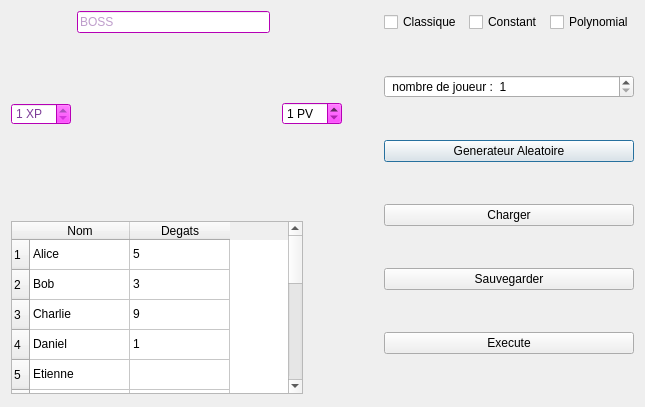
<?xml version="1.0" encoding="UTF-8"?>
<ui version="4.0">
 <class>QPlayerWindow</class>
 <widget class="QDialog" name="QPlayerWindow">
  <property name="geometry">
   <rect>
    <x>0</x>
    <y>0</y>
    <width>645</width>
    <height>407</height>
   </rect>
  </property>
  <property name="windowTitle">
   <string>Valeur de Shapley</string>
  </property>
  <layout class="QGridLayout" name="gridLayout">
   <item row="0" column="1">
    <widget class="QLineEdit" name="lineEdit_4">
     <property name="palette">
      <palette>
       <active>
        <colorrole role="WindowText">
         <brush brushstyle="SolidPattern">
          <color alpha="255">
           <red>125</red>
           <green>60</green>
           <blue>152</blue>
          </color>
         </brush>
        </colorrole>
        <colorrole role="Button">
         <brush brushstyle="SolidPattern">
          <color alpha="255">
           <red>255</red>
           <green>0</green>
           <blue>255</blue>
          </color>
         </brush>
        </colorrole>
        <colorrole role="Light">
         <brush brushstyle="SolidPattern">
          <color alpha="255">
           <red>255</red>
           <green>127</green>
           <blue>255</blue>
          </color>
         </brush>
        </colorrole>
        <colorrole role="Midlight">
         <brush brushstyle="SolidPattern">
          <color alpha="255">
           <red>255</red>
           <green>63</green>
           <blue>255</blue>
          </color>
         </brush>
        </colorrole>
        <colorrole role="Dark">
         <brush brushstyle="SolidPattern">
          <color alpha="255">
           <red>127</red>
           <green>0</green>
           <blue>127</blue>
          </color>
         </brush>
        </colorrole>
        <colorrole role="Mid">
         <brush brushstyle="SolidPattern">
          <color alpha="255">
           <red>170</red>
           <green>0</green>
           <blue>170</blue>
          </color>
         </brush>
        </colorrole>
        <colorrole role="Text">
         <brush brushstyle="SolidPattern">
          <color alpha="255">
           <red>125</red>
           <green>60</green>
           <blue>152</blue>
          </color>
         </brush>
        </colorrole>
        <colorrole role="BrightText">
         <brush brushstyle="SolidPattern">
          <color alpha="255">
           <red>255</red>
           <green>255</green>
           <blue>255</blue>
          </color>
         </brush>
        </colorrole>
        <colorrole role="ButtonText">
         <brush brushstyle="SolidPattern">
          <color alpha="255">
           <red>125</red>
           <green>60</green>
           <blue>152</blue>
          </color>
         </brush>
        </colorrole>
        <colorrole role="Base">
         <brush brushstyle="SolidPattern">
          <color alpha="255">
           <red>255</red>
           <green>255</green>
           <blue>255</blue>
          </color>
         </brush>
        </colorrole>
        <colorrole role="Window">
         <brush brushstyle="SolidPattern">
          <color alpha="255">
           <red>255</red>
           <green>0</green>
           <blue>255</blue>
          </color>
         </brush>
        </colorrole>
        <colorrole role="Shadow">
         <brush brushstyle="SolidPattern">
          <color alpha="255">
           <red>0</red>
           <green>0</green>
           <blue>0</blue>
          </color>
         </brush>
        </colorrole>
        <colorrole role="AlternateBase">
         <brush brushstyle="SolidPattern">
          <color alpha="255">
           <red>255</red>
           <green>127</green>
           <blue>255</blue>
          </color>
         </brush>
        </colorrole>
        <colorrole role="ToolTipBase">
         <brush brushstyle="SolidPattern">
          <color alpha="255">
           <red>255</red>
           <green>255</green>
           <blue>220</blue>
          </color>
         </brush>
        </colorrole>
        <colorrole role="ToolTipText">
         <brush brushstyle="SolidPattern">
          <color alpha="255">
           <red>0</red>
           <green>0</green>
           <blue>0</blue>
          </color>
         </brush>
        </colorrole>
        <colorrole role="PlaceholderText">
         <brush brushstyle="SolidPattern">
          <color alpha="128">
           <red>0</red>
           <green>0</green>
           <blue>0</blue>
          </color>
         </brush>
        </colorrole>
       </active>
       <inactive>
        <colorrole role="WindowText">
         <brush brushstyle="SolidPattern">
          <color alpha="255">
           <red>125</red>
           <green>60</green>
           <blue>152</blue>
          </color>
         </brush>
        </colorrole>
        <colorrole role="Button">
         <brush brushstyle="SolidPattern">
          <color alpha="255">
           <red>255</red>
           <green>0</green>
           <blue>255</blue>
          </color>
         </brush>
        </colorrole>
        <colorrole role="Light">
         <brush brushstyle="SolidPattern">
          <color alpha="255">
           <red>255</red>
           <green>127</green>
           <blue>255</blue>
          </color>
         </brush>
        </colorrole>
        <colorrole role="Midlight">
         <brush brushstyle="SolidPattern">
          <color alpha="255">
           <red>255</red>
           <green>63</green>
           <blue>255</blue>
          </color>
         </brush>
        </colorrole>
        <colorrole role="Dark">
         <brush brushstyle="SolidPattern">
          <color alpha="255">
           <red>127</red>
           <green>0</green>
           <blue>127</blue>
          </color>
         </brush>
        </colorrole>
        <colorrole role="Mid">
         <brush brushstyle="SolidPattern">
          <color alpha="255">
           <red>170</red>
           <green>0</green>
           <blue>170</blue>
          </color>
         </brush>
        </colorrole>
        <colorrole role="Text">
         <brush brushstyle="SolidPattern">
          <color alpha="255">
           <red>125</red>
           <green>60</green>
           <blue>152</blue>
          </color>
         </brush>
        </colorrole>
        <colorrole role="BrightText">
         <brush brushstyle="SolidPattern">
          <color alpha="255">
           <red>255</red>
           <green>255</green>
           <blue>255</blue>
          </color>
         </brush>
        </colorrole>
        <colorrole role="ButtonText">
         <brush brushstyle="SolidPattern">
          <color alpha="255">
           <red>125</red>
           <green>60</green>
           <blue>152</blue>
          </color>
         </brush>
        </colorrole>
        <colorrole role="Base">
         <brush brushstyle="SolidPattern">
          <color alpha="255">
           <red>255</red>
           <green>255</green>
           <blue>255</blue>
          </color>
         </brush>
        </colorrole>
        <colorrole role="Window">
         <brush brushstyle="SolidPattern">
          <color alpha="255">
           <red>255</red>
           <green>0</green>
           <blue>255</blue>
          </color>
         </brush>
        </colorrole>
        <colorrole role="Shadow">
         <brush brushstyle="SolidPattern">
          <color alpha="255">
           <red>0</red>
           <green>0</green>
           <blue>0</blue>
          </color>
         </brush>
        </colorrole>
        <colorrole role="AlternateBase">
         <brush brushstyle="SolidPattern">
          <color alpha="255">
           <red>255</red>
           <green>127</green>
           <blue>255</blue>
          </color>
         </brush>
        </colorrole>
        <colorrole role="ToolTipBase">
         <brush brushstyle="SolidPattern">
          <color alpha="255">
           <red>255</red>
           <green>255</green>
           <blue>220</blue>
          </color>
         </brush>
        </colorrole>
        <colorrole role="ToolTipText">
         <brush brushstyle="SolidPattern">
          <color alpha="255">
           <red>0</red>
           <green>0</green>
           <blue>0</blue>
          </color>
         </brush>
        </colorrole>
        <colorrole role="PlaceholderText">
         <brush brushstyle="SolidPattern">
          <color alpha="128">
           <red>0</red>
           <green>0</green>
           <blue>0</blue>
          </color>
         </brush>
        </colorrole>
       </inactive>
       <disabled>
        <colorrole role="WindowText">
         <brush brushstyle="SolidPattern">
          <color alpha="255">
           <red>125</red>
           <green>60</green>
           <blue>152</blue>
          </color>
         </brush>
        </colorrole>
        <colorrole role="Button">
         <brush brushstyle="SolidPattern">
          <color alpha="255">
           <red>255</red>
           <green>0</green>
           <blue>255</blue>
          </color>
         </brush>
        </colorrole>
        <colorrole role="Light">
         <brush brushstyle="SolidPattern">
          <color alpha="255">
           <red>255</red>
           <green>127</green>
           <blue>255</blue>
          </color>
         </brush>
        </colorrole>
        <colorrole role="Midlight">
         <brush brushstyle="SolidPattern">
          <color alpha="255">
           <red>255</red>
           <green>63</green>
           <blue>255</blue>
          </color>
         </brush>
        </colorrole>
        <colorrole role="Dark">
         <brush brushstyle="SolidPattern">
          <color alpha="255">
           <red>127</red>
           <green>0</green>
           <blue>127</blue>
          </color>
         </brush>
        </colorrole>
        <colorrole role="Mid">
         <brush brushstyle="SolidPattern">
          <color alpha="255">
           <red>170</red>
           <green>0</green>
           <blue>170</blue>
          </color>
         </brush>
        </colorrole>
        <colorrole role="Text">
         <brush brushstyle="SolidPattern">
          <color alpha="255">
           <red>125</red>
           <green>60</green>
           <blue>152</blue>
          </color>
         </brush>
        </colorrole>
        <colorrole role="BrightText">
         <brush brushstyle="SolidPattern">
          <color alpha="255">
           <red>255</red>
           <green>255</green>
           <blue>255</blue>
          </color>
         </brush>
        </colorrole>
        <colorrole role="ButtonText">
         <brush brushstyle="SolidPattern">
          <color alpha="255">
           <red>125</red>
           <green>60</green>
           <blue>152</blue>
          </color>
         </brush>
        </colorrole>
        <colorrole role="Base">
         <brush brushstyle="SolidPattern">
          <color alpha="255">
           <red>255</red>
           <green>0</green>
           <blue>255</blue>
          </color>
         </brush>
        </colorrole>
        <colorrole role="Window">
         <brush brushstyle="SolidPattern">
          <color alpha="255">
           <red>255</red>
           <green>0</green>
           <blue>255</blue>
          </color>
         </brush>
        </colorrole>
        <colorrole role="Shadow">
         <brush brushstyle="SolidPattern">
          <color alpha="255">
           <red>0</red>
           <green>0</green>
           <blue>0</blue>
          </color>
         </brush>
        </colorrole>
        <colorrole role="AlternateBase">
         <brush brushstyle="SolidPattern">
          <color alpha="255">
           <red>255</red>
           <green>0</green>
           <blue>255</blue>
          </color>
         </brush>
        </colorrole>
        <colorrole role="ToolTipBase">
         <brush brushstyle="SolidPattern">
          <color alpha="255">
           <red>255</red>
           <green>255</green>
           <blue>220</blue>
          </color>
         </brush>
        </colorrole>
        <colorrole role="ToolTipText">
         <brush brushstyle="SolidPattern">
          <color alpha="255">
           <red>0</red>
           <green>0</green>
           <blue>0</blue>
          </color>
         </brush>
        </colorrole>
        <colorrole role="PlaceholderText">
         <brush brushstyle="SolidPattern">
          <color alpha="128">
           <red>0</red>
           <green>0</green>
           <blue>0</blue>
          </color>
         </brush>
        </colorrole>
       </disabled>
      </palette>
     </property>
     <property name="styleSheet">
      <string notr="true">color: rgb(125, 60, 152);
border-top-color: rgb(125, 60, 152);
border-color: rgb(125, 60, 152);
border-right-color: rgb(125, 60, 152);
border-bottom-color: rgb(125, 60, 152);
border-left-color: rgb(125, 60, 152);</string>
     </property>
     <property name="text">
      <string/>
     </property>
     <property name="placeholderText">
      <string>BOSS</string>
     </property>
    </widget>
   </item>
   <item row="1" column="0">
    <widget class="QSpinBox" name="spinBox_5">
     <property name="palette">
      <palette>
       <active>
        <colorrole role="WindowText">
         <brush brushstyle="SolidPattern">
          <color alpha="255">
           <red>125</red>
           <green>60</green>
           <blue>152</blue>
          </color>
         </brush>
        </colorrole>
        <colorrole role="Button">
         <brush brushstyle="SolidPattern">
          <color alpha="255">
           <red>255</red>
           <green>0</green>
           <blue>255</blue>
          </color>
         </brush>
        </colorrole>
        <colorrole role="Light">
         <brush brushstyle="SolidPattern">
          <color alpha="255">
           <red>255</red>
           <green>127</green>
           <blue>255</blue>
          </color>
         </brush>
        </colorrole>
        <colorrole role="Midlight">
         <brush brushstyle="SolidPattern">
          <color alpha="255">
           <red>255</red>
           <green>63</green>
           <blue>255</blue>
          </color>
         </brush>
        </colorrole>
        <colorrole role="Dark">
         <brush brushstyle="SolidPattern">
          <color alpha="255">
           <red>127</red>
           <green>0</green>
           <blue>127</blue>
          </color>
         </brush>
        </colorrole>
        <colorrole role="Mid">
         <brush brushstyle="SolidPattern">
          <color alpha="255">
           <red>170</red>
           <green>0</green>
           <blue>170</blue>
          </color>
         </brush>
        </colorrole>
        <colorrole role="Text">
         <brush brushstyle="SolidPattern">
          <color alpha="255">
           <red>125</red>
           <green>60</green>
           <blue>152</blue>
          </color>
         </brush>
        </colorrole>
        <colorrole role="BrightText">
         <brush brushstyle="SolidPattern">
          <color alpha="255">
           <red>255</red>
           <green>255</green>
           <blue>255</blue>
          </color>
         </brush>
        </colorrole>
        <colorrole role="ButtonText">
         <brush brushstyle="SolidPattern">
          <color alpha="255">
           <red>125</red>
           <green>60</green>
           <blue>152</blue>
          </color>
         </brush>
        </colorrole>
        <colorrole role="Base">
         <brush brushstyle="SolidPattern">
          <color alpha="255">
           <red>255</red>
           <green>255</green>
           <blue>255</blue>
          </color>
         </brush>
        </colorrole>
        <colorrole role="Window">
         <brush brushstyle="SolidPattern">
          <color alpha="255">
           <red>255</red>
           <green>0</green>
           <blue>255</blue>
          </color>
         </brush>
        </colorrole>
        <colorrole role="Shadow">
         <brush brushstyle="SolidPattern">
          <color alpha="255">
           <red>0</red>
           <green>0</green>
           <blue>0</blue>
          </color>
         </brush>
        </colorrole>
        <colorrole role="AlternateBase">
         <brush brushstyle="SolidPattern">
          <color alpha="255">
           <red>255</red>
           <green>127</green>
           <blue>255</blue>
          </color>
         </brush>
        </colorrole>
        <colorrole role="ToolTipBase">
         <brush brushstyle="SolidPattern">
          <color alpha="255">
           <red>255</red>
           <green>255</green>
           <blue>220</blue>
          </color>
         </brush>
        </colorrole>
        <colorrole role="ToolTipText">
         <brush brushstyle="SolidPattern">
          <color alpha="255">
           <red>0</red>
           <green>0</green>
           <blue>0</blue>
          </color>
         </brush>
        </colorrole>
        <colorrole role="PlaceholderText">
         <brush brushstyle="SolidPattern">
          <color alpha="128">
           <red>0</red>
           <green>0</green>
           <blue>0</blue>
          </color>
         </brush>
        </colorrole>
       </active>
       <inactive>
        <colorrole role="WindowText">
         <brush brushstyle="SolidPattern">
          <color alpha="255">
           <red>125</red>
           <green>60</green>
           <blue>152</blue>
          </color>
         </brush>
        </colorrole>
        <colorrole role="Button">
         <brush brushstyle="SolidPattern">
          <color alpha="255">
           <red>255</red>
           <green>0</green>
           <blue>255</blue>
          </color>
         </brush>
        </colorrole>
        <colorrole role="Light">
         <brush brushstyle="SolidPattern">
          <color alpha="255">
           <red>255</red>
           <green>127</green>
           <blue>255</blue>
          </color>
         </brush>
        </colorrole>
        <colorrole role="Midlight">
         <brush brushstyle="SolidPattern">
          <color alpha="255">
           <red>255</red>
           <green>63</green>
           <blue>255</blue>
          </color>
         </brush>
        </colorrole>
        <colorrole role="Dark">
         <brush brushstyle="SolidPattern">
          <color alpha="255">
           <red>127</red>
           <green>0</green>
           <blue>127</blue>
          </color>
         </brush>
        </colorrole>
        <colorrole role="Mid">
         <brush brushstyle="SolidPattern">
          <color alpha="255">
           <red>170</red>
           <green>0</green>
           <blue>170</blue>
          </color>
         </brush>
        </colorrole>
        <colorrole role="Text">
         <brush brushstyle="SolidPattern">
          <color alpha="255">
           <red>125</red>
           <green>60</green>
           <blue>152</blue>
          </color>
         </brush>
        </colorrole>
        <colorrole role="BrightText">
         <brush brushstyle="SolidPattern">
          <color alpha="255">
           <red>255</red>
           <green>255</green>
           <blue>255</blue>
          </color>
         </brush>
        </colorrole>
        <colorrole role="ButtonText">
         <brush brushstyle="SolidPattern">
          <color alpha="255">
           <red>125</red>
           <green>60</green>
           <blue>152</blue>
          </color>
         </brush>
        </colorrole>
        <colorrole role="Base">
         <brush brushstyle="SolidPattern">
          <color alpha="255">
           <red>255</red>
           <green>255</green>
           <blue>255</blue>
          </color>
         </brush>
        </colorrole>
        <colorrole role="Window">
         <brush brushstyle="SolidPattern">
          <color alpha="255">
           <red>255</red>
           <green>0</green>
           <blue>255</blue>
          </color>
         </brush>
        </colorrole>
        <colorrole role="Shadow">
         <brush brushstyle="SolidPattern">
          <color alpha="255">
           <red>0</red>
           <green>0</green>
           <blue>0</blue>
          </color>
         </brush>
        </colorrole>
        <colorrole role="AlternateBase">
         <brush brushstyle="SolidPattern">
          <color alpha="255">
           <red>255</red>
           <green>127</green>
           <blue>255</blue>
          </color>
         </brush>
        </colorrole>
        <colorrole role="ToolTipBase">
         <brush brushstyle="SolidPattern">
          <color alpha="255">
           <red>255</red>
           <green>255</green>
           <blue>220</blue>
          </color>
         </brush>
        </colorrole>
        <colorrole role="ToolTipText">
         <brush brushstyle="SolidPattern">
          <color alpha="255">
           <red>0</red>
           <green>0</green>
           <blue>0</blue>
          </color>
         </brush>
        </colorrole>
        <colorrole role="PlaceholderText">
         <brush brushstyle="SolidPattern">
          <color alpha="128">
           <red>0</red>
           <green>0</green>
           <blue>0</blue>
          </color>
         </brush>
        </colorrole>
       </inactive>
       <disabled>
        <colorrole role="WindowText">
         <brush brushstyle="SolidPattern">
          <color alpha="255">
           <red>125</red>
           <green>60</green>
           <blue>152</blue>
          </color>
         </brush>
        </colorrole>
        <colorrole role="Button">
         <brush brushstyle="SolidPattern">
          <color alpha="255">
           <red>255</red>
           <green>0</green>
           <blue>255</blue>
          </color>
         </brush>
        </colorrole>
        <colorrole role="Light">
         <brush brushstyle="SolidPattern">
          <color alpha="255">
           <red>255</red>
           <green>127</green>
           <blue>255</blue>
          </color>
         </brush>
        </colorrole>
        <colorrole role="Midlight">
         <brush brushstyle="SolidPattern">
          <color alpha="255">
           <red>255</red>
           <green>63</green>
           <blue>255</blue>
          </color>
         </brush>
        </colorrole>
        <colorrole role="Dark">
         <brush brushstyle="SolidPattern">
          <color alpha="255">
           <red>127</red>
           <green>0</green>
           <blue>127</blue>
          </color>
         </brush>
        </colorrole>
        <colorrole role="Mid">
         <brush brushstyle="SolidPattern">
          <color alpha="255">
           <red>170</red>
           <green>0</green>
           <blue>170</blue>
          </color>
         </brush>
        </colorrole>
        <colorrole role="Text">
         <brush brushstyle="SolidPattern">
          <color alpha="255">
           <red>125</red>
           <green>60</green>
           <blue>152</blue>
          </color>
         </brush>
        </colorrole>
        <colorrole role="BrightText">
         <brush brushstyle="SolidPattern">
          <color alpha="255">
           <red>255</red>
           <green>255</green>
           <blue>255</blue>
          </color>
         </brush>
        </colorrole>
        <colorrole role="ButtonText">
         <brush brushstyle="SolidPattern">
          <color alpha="255">
           <red>125</red>
           <green>60</green>
           <blue>152</blue>
          </color>
         </brush>
        </colorrole>
        <colorrole role="Base">
         <brush brushstyle="SolidPattern">
          <color alpha="255">
           <red>255</red>
           <green>0</green>
           <blue>255</blue>
          </color>
         </brush>
        </colorrole>
        <colorrole role="Window">
         <brush brushstyle="SolidPattern">
          <color alpha="255">
           <red>255</red>
           <green>0</green>
           <blue>255</blue>
          </color>
         </brush>
        </colorrole>
        <colorrole role="Shadow">
         <brush brushstyle="SolidPattern">
          <color alpha="255">
           <red>0</red>
           <green>0</green>
           <blue>0</blue>
          </color>
         </brush>
        </colorrole>
        <colorrole role="AlternateBase">
         <brush brushstyle="SolidPattern">
          <color alpha="255">
           <red>255</red>
           <green>0</green>
           <blue>255</blue>
          </color>
         </brush>
        </colorrole>
        <colorrole role="ToolTipBase">
         <brush brushstyle="SolidPattern">
          <color alpha="255">
           <red>255</red>
           <green>255</green>
           <blue>220</blue>
          </color>
         </brush>
        </colorrole>
        <colorrole role="ToolTipText">
         <brush brushstyle="SolidPattern">
          <color alpha="255">
           <red>0</red>
           <green>0</green>
           <blue>0</blue>
          </color>
         </brush>
        </colorrole>
        <colorrole role="PlaceholderText">
         <brush brushstyle="SolidPattern">
          <color alpha="128">
           <red>0</red>
           <green>0</green>
           <blue>0</blue>
          </color>
         </brush>
        </colorrole>
       </disabled>
      </palette>
     </property>
     <property name="styleSheet">
      <string notr="true">color: rgb(125, 60, 152);
border-top-color: rgb(125, 60, 152);
border-color: rgb(125, 60, 152);
border-right-color: rgb(125, 60, 152);
border-bottom-color: rgb(125, 60, 152);
border-left-color: rgb(125, 60, 152);</string>
     </property>
     <property name="specialValueText">
      <string/>
     </property>
     <property name="suffix">
      <string> XP</string>
     </property>
     <property name="prefix">
      <string/>
     </property>
     <property name="minimum">
      <number>1</number>
     </property>
    </widget>
   </item>
   <item row="1" column="3">
    <widget class="QSpinBox" name="spinBox_4">
     <property name="sizePolicy">
      <sizepolicy hsizetype="Fixed" vsizetype="Fixed">
       <horstretch>0</horstretch>
       <verstretch>0</verstretch>
      </sizepolicy>
     </property>
     <property name="palette">
      <palette>
       <active>
        <colorrole role="WindowText">
         <brush brushstyle="SolidPattern">
          <color alpha="255">
           <red>0</red>
           <green>0</green>
           <blue>0</blue>
          </color>
         </brush>
        </colorrole>
        <colorrole role="Button">
         <brush brushstyle="SolidPattern">
          <color alpha="255">
           <red>255</red>
           <green>0</green>
           <blue>255</blue>
          </color>
         </brush>
        </colorrole>
        <colorrole role="Light">
         <brush brushstyle="SolidPattern">
          <color alpha="255">
           <red>255</red>
           <green>127</green>
           <blue>255</blue>
          </color>
         </brush>
        </colorrole>
        <colorrole role="Midlight">
         <brush brushstyle="SolidPattern">
          <color alpha="255">
           <red>255</red>
           <green>63</green>
           <blue>255</blue>
          </color>
         </brush>
        </colorrole>
        <colorrole role="Dark">
         <brush brushstyle="SolidPattern">
          <color alpha="255">
           <red>127</red>
           <green>0</green>
           <blue>127</blue>
          </color>
         </brush>
        </colorrole>
        <colorrole role="Mid">
         <brush brushstyle="SolidPattern">
          <color alpha="255">
           <red>170</red>
           <green>0</green>
           <blue>170</blue>
          </color>
         </brush>
        </colorrole>
        <colorrole role="Text">
         <brush brushstyle="SolidPattern">
          <color alpha="255">
           <red>0</red>
           <green>0</green>
           <blue>0</blue>
          </color>
         </brush>
        </colorrole>
        <colorrole role="BrightText">
         <brush brushstyle="SolidPattern">
          <color alpha="255">
           <red>255</red>
           <green>255</green>
           <blue>255</blue>
          </color>
         </brush>
        </colorrole>
        <colorrole role="ButtonText">
         <brush brushstyle="SolidPattern">
          <color alpha="255">
           <red>0</red>
           <green>0</green>
           <blue>0</blue>
          </color>
         </brush>
        </colorrole>
        <colorrole role="Base">
         <brush brushstyle="SolidPattern">
          <color alpha="255">
           <red>255</red>
           <green>255</green>
           <blue>255</blue>
          </color>
         </brush>
        </colorrole>
        <colorrole role="Window">
         <brush brushstyle="SolidPattern">
          <color alpha="255">
           <red>255</red>
           <green>0</green>
           <blue>255</blue>
          </color>
         </brush>
        </colorrole>
        <colorrole role="Shadow">
         <brush brushstyle="SolidPattern">
          <color alpha="255">
           <red>0</red>
           <green>0</green>
           <blue>0</blue>
          </color>
         </brush>
        </colorrole>
        <colorrole role="AlternateBase">
         <brush brushstyle="SolidPattern">
          <color alpha="255">
           <red>255</red>
           <green>127</green>
           <blue>255</blue>
          </color>
         </brush>
        </colorrole>
        <colorrole role="ToolTipBase">
         <brush brushstyle="SolidPattern">
          <color alpha="255">
           <red>255</red>
           <green>255</green>
           <blue>220</blue>
          </color>
         </brush>
        </colorrole>
        <colorrole role="ToolTipText">
         <brush brushstyle="SolidPattern">
          <color alpha="255">
           <red>0</red>
           <green>0</green>
           <blue>0</blue>
          </color>
         </brush>
        </colorrole>
        <colorrole role="PlaceholderText">
         <brush brushstyle="SolidPattern">
          <color alpha="128">
           <red>0</red>
           <green>0</green>
           <blue>0</blue>
          </color>
         </brush>
        </colorrole>
       </active>
       <inactive>
        <colorrole role="WindowText">
         <brush brushstyle="SolidPattern">
          <color alpha="255">
           <red>0</red>
           <green>0</green>
           <blue>0</blue>
          </color>
         </brush>
        </colorrole>
        <colorrole role="Button">
         <brush brushstyle="SolidPattern">
          <color alpha="255">
           <red>255</red>
           <green>0</green>
           <blue>255</blue>
          </color>
         </brush>
        </colorrole>
        <colorrole role="Light">
         <brush brushstyle="SolidPattern">
          <color alpha="255">
           <red>255</red>
           <green>127</green>
           <blue>255</blue>
          </color>
         </brush>
        </colorrole>
        <colorrole role="Midlight">
         <brush brushstyle="SolidPattern">
          <color alpha="255">
           <red>255</red>
           <green>63</green>
           <blue>255</blue>
          </color>
         </brush>
        </colorrole>
        <colorrole role="Dark">
         <brush brushstyle="SolidPattern">
          <color alpha="255">
           <red>127</red>
           <green>0</green>
           <blue>127</blue>
          </color>
         </brush>
        </colorrole>
        <colorrole role="Mid">
         <brush brushstyle="SolidPattern">
          <color alpha="255">
           <red>170</red>
           <green>0</green>
           <blue>170</blue>
          </color>
         </brush>
        </colorrole>
        <colorrole role="Text">
         <brush brushstyle="SolidPattern">
          <color alpha="255">
           <red>0</red>
           <green>0</green>
           <blue>0</blue>
          </color>
         </brush>
        </colorrole>
        <colorrole role="BrightText">
         <brush brushstyle="SolidPattern">
          <color alpha="255">
           <red>255</red>
           <green>255</green>
           <blue>255</blue>
          </color>
         </brush>
        </colorrole>
        <colorrole role="ButtonText">
         <brush brushstyle="SolidPattern">
          <color alpha="255">
           <red>0</red>
           <green>0</green>
           <blue>0</blue>
          </color>
         </brush>
        </colorrole>
        <colorrole role="Base">
         <brush brushstyle="SolidPattern">
          <color alpha="255">
           <red>255</red>
           <green>255</green>
           <blue>255</blue>
          </color>
         </brush>
        </colorrole>
        <colorrole role="Window">
         <brush brushstyle="SolidPattern">
          <color alpha="255">
           <red>255</red>
           <green>0</green>
           <blue>255</blue>
          </color>
         </brush>
        </colorrole>
        <colorrole role="Shadow">
         <brush brushstyle="SolidPattern">
          <color alpha="255">
           <red>0</red>
           <green>0</green>
           <blue>0</blue>
          </color>
         </brush>
        </colorrole>
        <colorrole role="AlternateBase">
         <brush brushstyle="SolidPattern">
          <color alpha="255">
           <red>255</red>
           <green>127</green>
           <blue>255</blue>
          </color>
         </brush>
        </colorrole>
        <colorrole role="ToolTipBase">
         <brush brushstyle="SolidPattern">
          <color alpha="255">
           <red>255</red>
           <green>255</green>
           <blue>220</blue>
          </color>
         </brush>
        </colorrole>
        <colorrole role="ToolTipText">
         <brush brushstyle="SolidPattern">
          <color alpha="255">
           <red>0</red>
           <green>0</green>
           <blue>0</blue>
          </color>
         </brush>
        </colorrole>
        <colorrole role="PlaceholderText">
         <brush brushstyle="SolidPattern">
          <color alpha="128">
           <red>0</red>
           <green>0</green>
           <blue>0</blue>
          </color>
         </brush>
        </colorrole>
       </inactive>
       <disabled>
        <colorrole role="WindowText">
         <brush brushstyle="SolidPattern">
          <color alpha="255">
           <red>127</red>
           <green>0</green>
           <blue>127</blue>
          </color>
         </brush>
        </colorrole>
        <colorrole role="Button">
         <brush brushstyle="SolidPattern">
          <color alpha="255">
           <red>255</red>
           <green>0</green>
           <blue>255</blue>
          </color>
         </brush>
        </colorrole>
        <colorrole role="Light">
         <brush brushstyle="SolidPattern">
          <color alpha="255">
           <red>255</red>
           <green>127</green>
           <blue>255</blue>
          </color>
         </brush>
        </colorrole>
        <colorrole role="Midlight">
         <brush brushstyle="SolidPattern">
          <color alpha="255">
           <red>255</red>
           <green>63</green>
           <blue>255</blue>
          </color>
         </brush>
        </colorrole>
        <colorrole role="Dark">
         <brush brushstyle="SolidPattern">
          <color alpha="255">
           <red>127</red>
           <green>0</green>
           <blue>127</blue>
          </color>
         </brush>
        </colorrole>
        <colorrole role="Mid">
         <brush brushstyle="SolidPattern">
          <color alpha="255">
           <red>170</red>
           <green>0</green>
           <blue>170</blue>
          </color>
         </brush>
        </colorrole>
        <colorrole role="Text">
         <brush brushstyle="SolidPattern">
          <color alpha="255">
           <red>127</red>
           <green>0</green>
           <blue>127</blue>
          </color>
         </brush>
        </colorrole>
        <colorrole role="BrightText">
         <brush brushstyle="SolidPattern">
          <color alpha="255">
           <red>255</red>
           <green>255</green>
           <blue>255</blue>
          </color>
         </brush>
        </colorrole>
        <colorrole role="ButtonText">
         <brush brushstyle="SolidPattern">
          <color alpha="255">
           <red>127</red>
           <green>0</green>
           <blue>127</blue>
          </color>
         </brush>
        </colorrole>
        <colorrole role="Base">
         <brush brushstyle="SolidPattern">
          <color alpha="255">
           <red>255</red>
           <green>0</green>
           <blue>255</blue>
          </color>
         </brush>
        </colorrole>
        <colorrole role="Window">
         <brush brushstyle="SolidPattern">
          <color alpha="255">
           <red>255</red>
           <green>0</green>
           <blue>255</blue>
          </color>
         </brush>
        </colorrole>
        <colorrole role="Shadow">
         <brush brushstyle="SolidPattern">
          <color alpha="255">
           <red>0</red>
           <green>0</green>
           <blue>0</blue>
          </color>
         </brush>
        </colorrole>
        <colorrole role="AlternateBase">
         <brush brushstyle="SolidPattern">
          <color alpha="255">
           <red>255</red>
           <green>0</green>
           <blue>255</blue>
          </color>
         </brush>
        </colorrole>
        <colorrole role="ToolTipBase">
         <brush brushstyle="SolidPattern">
          <color alpha="255">
           <red>255</red>
           <green>255</green>
           <blue>220</blue>
          </color>
         </brush>
        </colorrole>
        <colorrole role="ToolTipText">
         <brush brushstyle="SolidPattern">
          <color alpha="255">
           <red>0</red>
           <green>0</green>
           <blue>0</blue>
          </color>
         </brush>
        </colorrole>
        <colorrole role="PlaceholderText">
         <brush brushstyle="SolidPattern">
          <color alpha="128">
           <red>0</red>
           <green>0</green>
           <blue>0</blue>
          </color>
         </brush>
        </colorrole>
       </disabled>
      </palette>
     </property>
     <property name="styleSheet">
      <string notr="true">/*color: rgb(255, 0, 255);
border-style: solid;
border-width: 1px;
background-color: rgb(255, 255, 255);
border-color: rgb(255, 0, 255);*/

</string>
     </property>
     <property name="wrapping">
      <bool>false</bool>
     </property>
     <property name="buttonSymbols">
      <enum>QAbstractSpinBox::UpDownArrows</enum>
     </property>
     <property name="suffix">
      <string> PV</string>
     </property>
     <property name="prefix">
      <string/>
     </property>
     <property name="minimum">
      <number>1</number>
     </property>
    </widget>
   </item>
   <item row="1" column="1" colspan="2">
    <widget class="QLabel" name="label">
     <property name="sizePolicy">
      <sizepolicy hsizetype="Expanding" vsizetype="Expanding">
       <horstretch>0</horstretch>
       <verstretch>0</verstretch>
      </sizepolicy>
     </property>
     <property name="minimumSize">
      <size>
       <width>150</width>
       <height>150</height>
      </size>
     </property>
     <property name="maximumSize">
      <size>
       <width>10000</width>
       <height>200</height>
      </size>
     </property>
     <property name="text">
      <string/>
     </property>
     <property name="pixmap">
      <pixmap resource="../Ressources/BossEnderDragon.qrc">:/Dragon_de_l'Ender_Spirit.png</pixmap>
     </property>
     <property name="scaledContents">
      <bool>true</bool>
     </property>
    </widget>
   </item>
   <item row="4" column="1">
    <spacer name="verticalSpacer_4">
     <property name="orientation">
      <enum>Qt::Vertical</enum>
     </property>
     <property name="sizeType">
      <enum>QSizePolicy::Maximum</enum>
     </property>
     <property name="sizeHint" stdset="0">
      <size>
       <width>10</width>
       <height>20</height>
      </size>
     </property>
    </spacer>
   </item>
   <item row="3" column="0" colspan="5">
    <widget class="QTableWidget" name="tableWidget_player">
     <property name="enabled">
      <bool>true</bool>
     </property>
     <property name="sizePolicy">
      <sizepolicy hsizetype="Fixed" vsizetype="Expanding">
       <horstretch>0</horstretch>
       <verstretch>0</verstretch>
      </sizepolicy>
     </property>
     <property name="maximumSize">
      <size>
       <width>292</width>
       <height>16777215</height>
      </size>
     </property>
     <property name="showGrid">
      <bool>true</bool>
     </property>
     <property name="wordWrap">
      <bool>true</bool>
     </property>
     <property name="cornerButtonEnabled">
      <bool>true</bool>
     </property>
     <attribute name="verticalHeaderStretchLastSection">
      <bool>false</bool>
     </attribute>
     <row>
      <property name="text">
       <string>1</string>
      </property>
     </row>
     <row>
      <property name="text">
       <string>2</string>
      </property>
     </row>
     <row>
      <property name="text">
       <string>3</string>
      </property>
     </row>
     <row>
      <property name="text">
       <string>4</string>
      </property>
     </row>
     <row>
      <property name="text">
       <string>5</string>
      </property>
     </row>
     <row>
      <property name="text">
       <string>6</string>
      </property>
     </row>
     <row>
      <property name="text">
       <string>7</string>
      </property>
     </row>
     <row>
      <property name="text">
       <string>8</string>
      </property>
     </row>
     <row>
      <property name="text">
       <string>9</string>
      </property>
     </row>
     <row>
      <property name="text">
       <string>10</string>
      </property>
     </row>
     <row>
      <property name="text">
       <string>11</string>
      </property>
     </row>
     <row>
      <property name="text">
       <string>12</string>
      </property>
     </row>
     <row>
      <property name="text">
       <string>13</string>
      </property>
     </row>
     <row>
      <property name="text">
       <string>14</string>
      </property>
     </row>
     <row>
      <property name="text">
       <string>15</string>
      </property>
     </row>
     <column>
      <property name="text">
       <string>Nom</string>
      </property>
     </column>
     <column>
      <property name="text">
       <string>Degats</string>
      </property>
     </column>
     <item row="0" column="0">
      <property name="text">
       <string>Alice</string>
      </property>
     </item>
     <item row="0" column="1">
      <property name="text">
       <string>5</string>
      </property>
     </item>
     <item row="1" column="0">
      <property name="text">
       <string>Bob</string>
      </property>
     </item>
     <item row="1" column="1">
      <property name="text">
       <string>3</string>
      </property>
     </item>
     <item row="2" column="0">
      <property name="text">
       <string>Charlie</string>
      </property>
     </item>
     <item row="2" column="1">
      <property name="text">
       <string>9</string>
      </property>
     </item>
     <item row="3" column="0">
      <property name="text">
       <string>Daniel</string>
      </property>
     </item>
     <item row="3" column="1">
      <property name="text">
       <string>1</string>
      </property>
     </item>
     <item row="4" column="0">
      <property name="text">
       <string>Etienne</string>
      </property>
     </item>
    </widget>
   </item>
   <item row="2" column="1">
    <spacer name="verticalSpacer_5">
     <property name="orientation">
      <enum>Qt::Vertical</enum>
     </property>
     <property name="sizeType">
      <enum>QSizePolicy::Maximum</enum>
     </property>
     <property name="sizeHint" stdset="0">
      <size>
       <width>20</width>
       <height>20</height>
      </size>
     </property>
    </spacer>
   </item>
   <item row="0" column="5">
    <layout class="QHBoxLayout" name="horizontalLayout">
     <property name="spacing">
      <number>7</number>
     </property>
     <item>
      <widget class="QCheckBox" name="checkBox_class">
       <property name="text">
        <string>Classique</string>
       </property>
      </widget>
     </item>
     <item>
      <widget class="QCheckBox" name="checkBox_Const">
       <property name="text">
        <string>Constant</string>
       </property>
      </widget>
     </item>
     <item>
      <widget class="QCheckBox" name="checkBox_Pol">
       <property name="text">
        <string>Polynomial</string>
       </property>
      </widget>
     </item>
    </layout>
   </item>
   <item row="2" column="4">
    <spacer name="horizontalSpacer_3">
     <property name="orientation">
      <enum>Qt::Horizontal</enum>
     </property>
     <property name="sizeType">
      <enum>QSizePolicy::Minimum</enum>
     </property>
     <property name="sizeHint" stdset="0">
      <size>
       <width>30</width>
       <height>20</height>
      </size>
     </property>
    </spacer>
   </item>
   <item row="1" column="5" rowspan="3">
    <layout class="QVBoxLayout" name="verticalLayout">
     <item>
      <widget class="QSpinBox" name="spinBox">
       <property name="suffix">
        <string/>
       </property>
       <property name="prefix">
        <string> nombre de joueur :  </string>
       </property>
       <property name="minimum">
        <number>1</number>
       </property>
      </widget>
     </item>
     <item>
      <widget class="QPushButton" name="pushButton_Gen">
       <property name="text">
        <string>Generateur Aleatoire</string>
       </property>
      </widget>
     </item>
     <item>
      <widget class="QPushButton" name="pushButton_load">
       <property name="text">
        <string>Charger</string>
       </property>
      </widget>
     </item>
     <item>
      <widget class="QPushButton" name="pushButton_save">
       <property name="text">
        <string>Sauvegarder</string>
       </property>
      </widget>
     </item>
     <item>
      <widget class="QPushButton" name="pushButton_E">
       <property name="text">
        <string>Execute</string>
       </property>
      </widget>
     </item>
    </layout>
   </item>
  </layout>
 </widget>
 <resources>
  <include location="../Ressources/BossEnderDragon.qrc"/>
 </resources>
 <connections>
  <connection>
   <sender>spinBox</sender>
   <signal>valueChanged(int)</signal>
   <receiver>tableWidget_player</receiver>
   <slot>showRow(int)</slot>
   <hints>
    <hint type="sourcelabel">
     <x>437</x>
     <y>98</y>
    </hint>
    <hint type="destinationlabel">
     <x>287</x>
     <y>256</y>
    </hint>
   </hints>
  </connection>
 </connections>
</ui>
